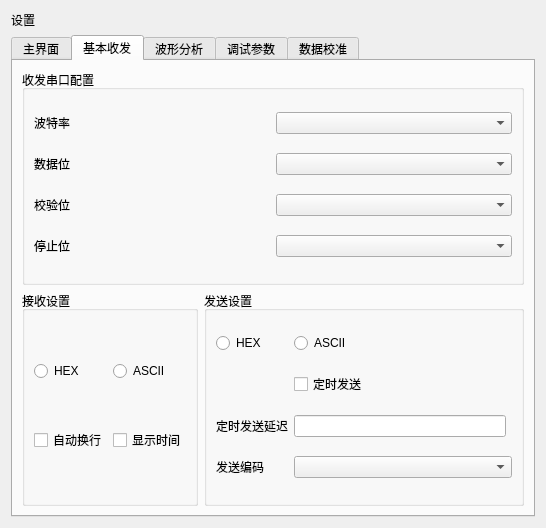
<?xml version="1.0" encoding="UTF-8"?>
<ui version="4.0">
 <class>Config</class>
 <widget class="QWidget" name="Config">
  <property name="geometry">
   <rect>
    <x>0</x>
    <y>0</y>
    <width>546</width>
    <height>528</height>
   </rect>
  </property>
  <property name="windowTitle">
   <string>Form</string>
  </property>
  <layout class="QVBoxLayout" name="verticalLayout">
   <item>
    <widget class="QLabel" name="label">
     <property name="text">
      <string>设置</string>
     </property>
    </widget>
   </item>
   <item>
    <widget class="QTabWidget" name="tabWidget">
     <property name="currentIndex">
      <number>1</number>
     </property>
     <widget class="QWidget" name="tab_main">
      <attribute name="title">
       <string>主界面</string>
      </attribute>
      <layout class="QVBoxLayout" name="verticalLayout_2">
       <item>
        <widget class="QGroupBox" name="groupBox">
         <property name="title">
          <string>模型</string>
         </property>
         <layout class="QHBoxLayout" name="horizontalLayout_2">
          <item>
           <widget class="QLabel" name="label_2">
            <property name="text">
             <string>模型默认皮肤</string>
            </property>
           </widget>
          </item>
          <item>
           <widget class="QComboBox" name="comboBox"/>
          </item>
         </layout>
        </widget>
       </item>
       <item>
        <widget class="QGroupBox" name="groupBox_2">
         <property name="title">
          <string>协议文件</string>
         </property>
         <layout class="QGridLayout" name="gridLayout">
          <item row="0" column="1">
           <widget class="QLabel" name="label_4">
            <property name="text">
             <string>选择存放协议文件的本地路径</string>
            </property>
           </widget>
          </item>
          <item row="1" column="1">
           <widget class="QLineEdit" name="lineEdit"/>
          </item>
          <item row="1" column="2">
           <widget class="QPushButton" name="pushButton">
            <property name="text">
             <string>更改目录</string>
            </property>
           </widget>
          </item>
          <item row="1" column="3">
           <widget class="QPushButton" name="pushButton_2">
            <property name="text">
             <string>打开文件夹</string>
            </property>
           </widget>
          </item>
          <item row="0" column="0" rowspan="2">
           <widget class="QLabel" name="label_3">
            <property name="text">
             <string>协议文件路径</string>
            </property>
           </widget>
          </item>
         </layout>
        </widget>
       </item>
       <item>
        <widget class="QGroupBox" name="groupBox_3">
         <property name="title">
          <string>主串口配置</string>
         </property>
         <layout class="QGridLayout" name="gridLayout_3">
          <item row="0" column="0" colspan="2">
           <widget class="QLabel" name="label_5">
            <property name="text">
             <string>串口默认配置</string>
            </property>
           </widget>
          </item>
          <item row="1" column="0">
           <widget class="QLabel" name="label_6">
            <property name="text">
             <string>波特率</string>
            </property>
           </widget>
          </item>
          <item row="1" column="1">
           <widget class="QComboBox" name="comboBox_2"/>
          </item>
          <item row="2" column="0">
           <widget class="QLabel" name="label_7">
            <property name="text">
             <string>数据位</string>
            </property>
           </widget>
          </item>
          <item row="2" column="1">
           <widget class="QComboBox" name="comboBox_4"/>
          </item>
          <item row="3" column="0">
           <widget class="QLabel" name="label_8">
            <property name="text">
             <string>校验位</string>
            </property>
           </widget>
          </item>
          <item row="3" column="1">
           <widget class="QComboBox" name="comboBox_5"/>
          </item>
          <item row="4" column="0">
           <widget class="QLabel" name="label_9">
            <property name="text">
             <string>停止位</string>
            </property>
           </widget>
          </item>
          <item row="4" column="1">
           <widget class="QComboBox" name="comboBox_3"/>
          </item>
         </layout>
        </widget>
       </item>
      </layout>
     </widget>
     <widget class="QWidget" name="tab_sendAndRec">
      <attribute name="title">
       <string>基本收发</string>
      </attribute>
      <layout class="QGridLayout" name="gridLayout_6">
       <item row="2" column="0">
        <widget class="QGroupBox" name="groupBox_4">
         <property name="title">
          <string>接收设置</string>
         </property>
         <layout class="QGridLayout" name="gridLayout_4">
          <item row="0" column="0">
           <widget class="QRadioButton" name="radioButton">
            <property name="text">
             <string>HEX</string>
            </property>
           </widget>
          </item>
          <item row="2" column="0">
           <widget class="QCheckBox" name="checkBox_2">
            <property name="text">
             <string>自动换行</string>
            </property>
           </widget>
          </item>
          <item row="0" column="1">
           <widget class="QRadioButton" name="radioButton_2">
            <property name="text">
             <string>ASCII</string>
            </property>
           </widget>
          </item>
          <item row="2" column="1">
           <widget class="QCheckBox" name="checkBox">
            <property name="text">
             <string>显示时间</string>
            </property>
           </widget>
          </item>
         </layout>
        </widget>
       </item>
       <item row="2" column="1">
        <widget class="QGroupBox" name="groupBox_5">
         <property name="title">
          <string>发送设置</string>
         </property>
         <layout class="QGridLayout" name="gridLayout_5">
          <item row="2" column="1">
           <widget class="QCheckBox" name="checkBox_3">
            <property name="text">
             <string>定时发送</string>
            </property>
           </widget>
          </item>
          <item row="4" column="1" colspan="2">
           <widget class="QComboBox" name="comboBox_10"/>
          </item>
          <item row="3" column="1">
           <widget class="QLineEdit" name="lineEdit_2"/>
          </item>
          <item row="3" column="0">
           <widget class="QLabel" name="label_14">
            <property name="text">
             <string>定时发送延迟</string>
            </property>
           </widget>
          </item>
          <item row="0" column="0">
           <widget class="QRadioButton" name="radioButton_4">
            <property name="text">
             <string>HEX</string>
            </property>
           </widget>
          </item>
          <item row="0" column="1">
           <widget class="QRadioButton" name="radioButton_3">
            <property name="text">
             <string>ASCII</string>
            </property>
           </widget>
          </item>
          <item row="4" column="0">
           <widget class="QLabel" name="label_15">
            <property name="text">
             <string>发送编码</string>
            </property>
           </widget>
          </item>
         </layout>
        </widget>
       </item>
       <item row="1" column="0" colspan="2">
        <widget class="QGroupBox" name="groupBox_6">
         <property name="title">
          <string>收发串口配置</string>
         </property>
         <layout class="QGridLayout" name="gridLayout_2">
          <item row="0" column="0">
           <widget class="QLabel" name="label_10">
            <property name="text">
             <string>波特率</string>
            </property>
           </widget>
          </item>
          <item row="0" column="1">
           <widget class="QComboBox" name="comboBox_6"/>
          </item>
          <item row="1" column="0">
           <widget class="QLabel" name="label_11">
            <property name="text">
             <string>数据位</string>
            </property>
           </widget>
          </item>
          <item row="1" column="1">
           <widget class="QComboBox" name="comboBox_7"/>
          </item>
          <item row="2" column="0">
           <widget class="QLabel" name="label_12">
            <property name="text">
             <string>校验位</string>
            </property>
           </widget>
          </item>
          <item row="2" column="1">
           <widget class="QComboBox" name="comboBox_8"/>
          </item>
          <item row="3" column="0">
           <widget class="QLabel" name="label_13">
            <property name="text">
             <string>停止位</string>
            </property>
           </widget>
          </item>
          <item row="3" column="1">
           <widget class="QComboBox" name="comboBox_9"/>
          </item>
         </layout>
        </widget>
       </item>
      </layout>
     </widget>
     <widget class="QWidget" name="tab_wave">
      <attribute name="title">
       <string>波形分析</string>
      </attribute>
      <widget class="QToolButton" name="toolButton">
       <property name="geometry">
        <rect>
         <x>180</x>
         <y>180</y>
         <width>48</width>
         <height>41</height>
        </rect>
       </property>
       <property name="text">
        <string>...</string>
       </property>
      </widget>
     </widget>
     <widget class="QWidget" name="tab_parameter">
      <attribute name="title">
       <string>调试参数</string>
      </attribute>
     </widget>
     <widget class="QWidget" name="tab_cal">
      <attribute name="title">
       <string>数据校准</string>
      </attribute>
     </widget>
    </widget>
   </item>
  </layout>
 </widget>
 <resources/>
 <connections/>
</ui>
